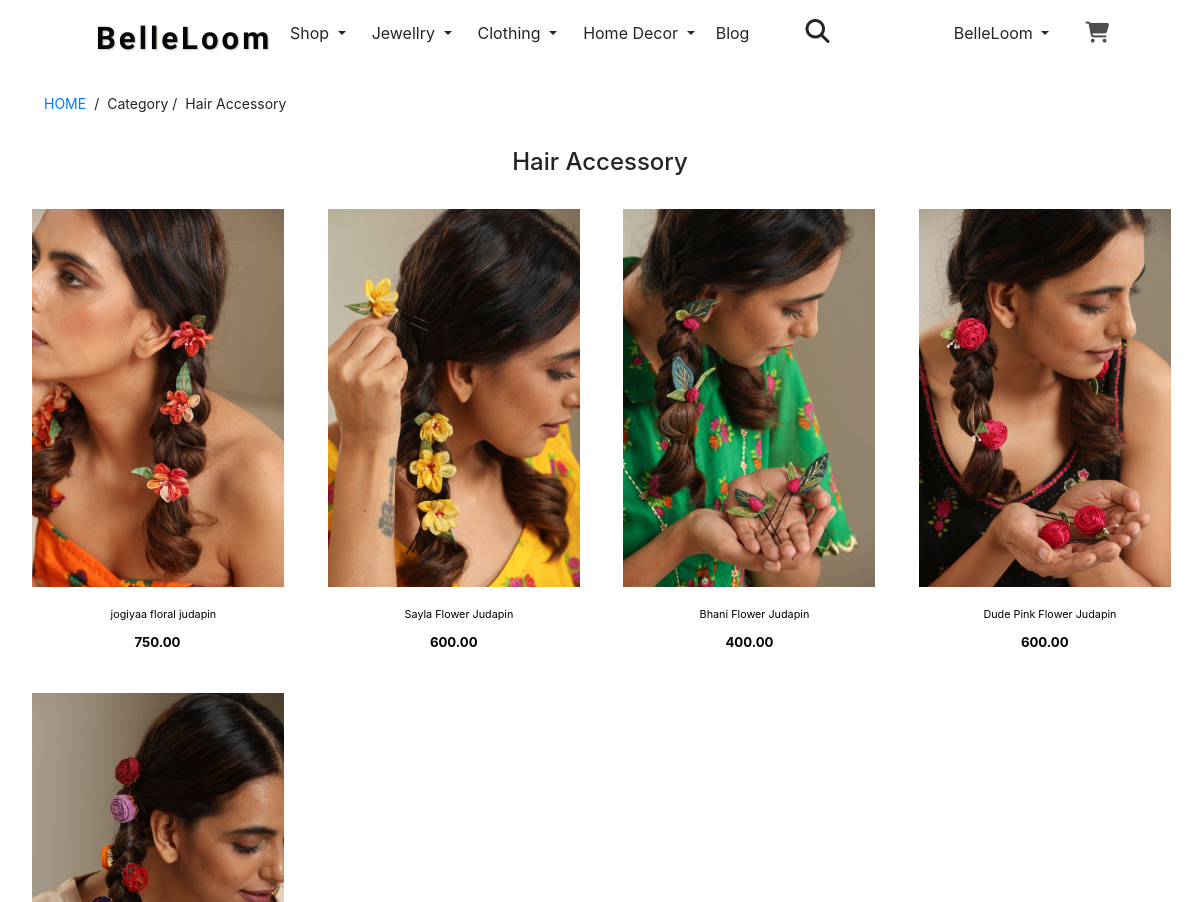
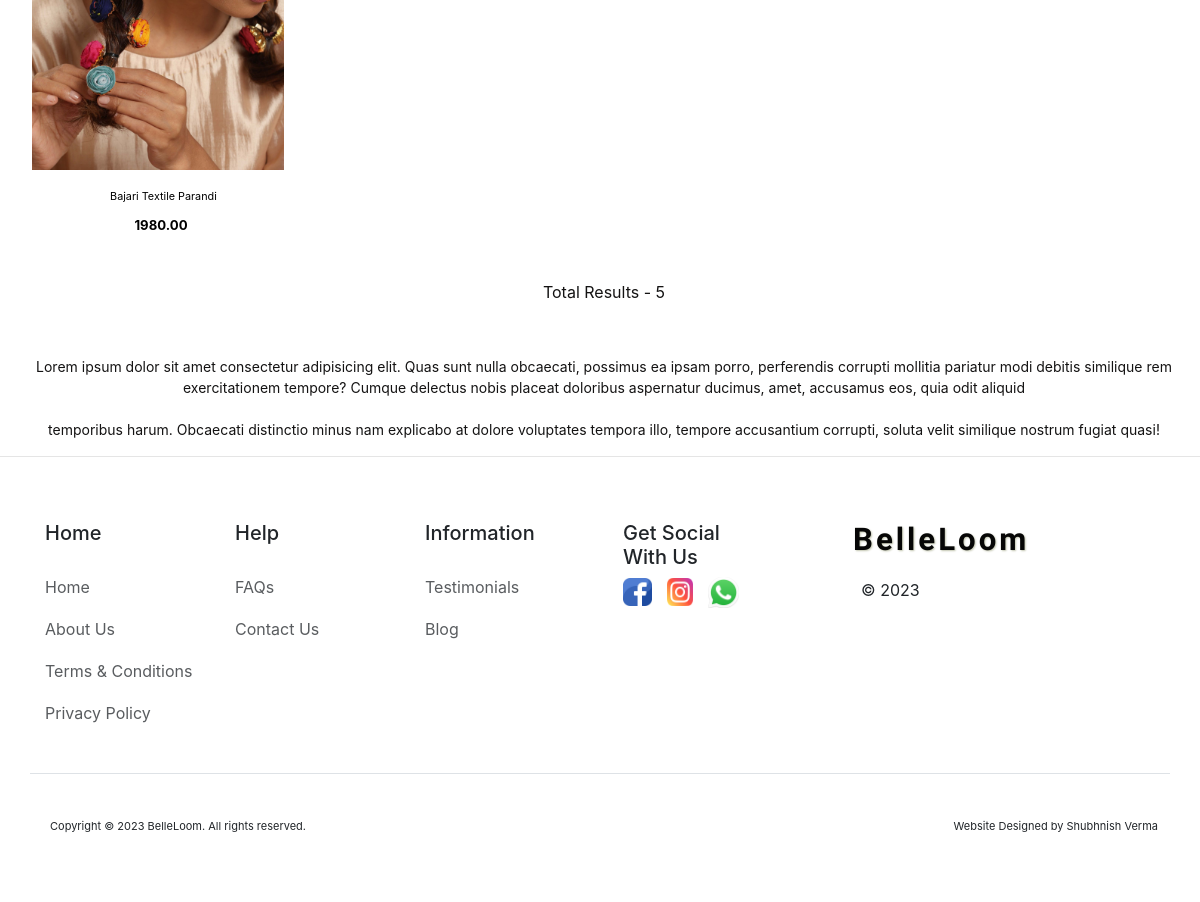
/category/Hair-Accessory (signed in), run on the app's committed database (2 pictures, top to bottom).
### store/models.py (models this page shows, shortened)
class Category(models.Model):
    slug = models.CharField(max_length=150, null=False, blank=False)
    Product_Name = models.CharField(max_length=150, null=False, blank=False)
    Image = models.ImageField(upload_to="store/images", null=True)
    Product_Desc = models.TextField(max_length=2000)
    status = models.BooleanField(default=False, help_text="0=default , 1=Hidden")
    trending = models.BooleanField(default=False, help_text="0=default , 1=Trending")
    meta_title = models.CharField(max_length=150)
    meta_keyword = models.CharField(max_length=150)
    meta_description = models.CharField(max_length=1000)
    created_at = models.DateTimeField(auto_now_add=True)

class Products(models.Model):
    category = models.ForeignKey(Category, on_delete=models.CASCADE)
    slug = models.CharField(max_length=150, null=False, blank=False)
    Product_Name = models.CharField(max_length=150, null=False, blank=False)
    Original_Price = models.DecimalField(max_digits=10, decimal_places=2)
    Selling_Price = models.DecimalField(max_digits=10, decimal_places=2)
    Product_Image_Main = models.ImageField(upload_to="store/images", null=False , default="")
    Product_Image2 = models.ImageField(upload_to="store/images", null=False , default="")
    Product_Image3 = models.ImageField(upload_to="store/images", null=False , default="")
    Product_Image4 = models.ImageField(upload_to="store/images", null=False , default="")
    Product_Quantity = models.PositiveIntegerField(default=0)
    size = models.CharField(max_length=20, default="")
    Product_Small_Desc = models.CharField(max_length=250)
    Product_Desc = models.TextField(max_length=2000)
    status = models.BooleanField(default=False, help_text="0=default , 1=Hidden")
    trending = models.BooleanField(default=False, help_text="0=default , 1=Trending")
    tag = models.CharField(max_length=150, null=True, blank=True)
    meta_title = models.CharField(max_length=150)
    meta_keyword = models.CharField(max_length=150)
    meta_description = models.CharField(max_length=1000)
    created_at = models.DateTimeField(auto_now_add=True)

### SVFashion/views.py (the view)
# urls.py: path('category/<str:slug>', views.categoryView, name="category" ),
def categoryView(request, slug):
    if(Category.objects.filter(slug=slug, status=0)):
        productsdata = Products.objects.filter(category__slug=slug)
        category_name = Category.objects.filter(slug=slug).first()
        data = {"productsdata": productsdata,
                "category_name" : category_name}
        return render(request, "CategoryPRODUCTS.html", data)
    else:
        messages.warning(request, "no such category found")
        return redirect("/")

### templates/CategoryPRODUCTS.html
{% extends "base.html" %}
{% block section %}
<head>
  <link rel="stylesheet" type="text/css" href="/static/css/CategoryPRODUCTS.css">
</head>
  <section>
    <div class="breadcrumb-category-product-mobile">
      <a href="{% url 'homepage' %}">HOME </a><p>/</p>
      <p>Category /</p>
      <p>{{ category_name.Product_Name }}</p>
    </div>
      <div>
        <h4 style="text-align: center;">{{ category_name.Product_Name }}</h4>
      </div>
    <div class="image-products-category row">
      {% if productsdata|length > 0 %}
      {% for item in productsdata %}
        <div class="col-lg-3 col-6 col-md-3 mb-3">
          <a href="{% url 'productview' item.category.slug item.slug %}" ><img src="/media/{{item.Product_Image_Main}}" class="d-block" alt="">
            <p>{{item.Product_Name}}</p><span>{{ item.Selling_Price }}</span>
          </a>
        </div>
        {% endfor %}
        {% else %}
        <h4 class="container text-center bg-body-secondary my-5 py-2">Products of this Category Coming Soon..</h4>
        {% endif %}
    </div>
    <div class="Result-Description">
      <p class="result">Total Results - {{ productsdata | length }}</p>
      <p>Lorem ipsum dolor sit amet consectetur adipisicing elit. Quas sunt nulla obcaecati, possimus ea ipsam porro,
        perferendis corrupti mollitia pariatur
        modi debitis similique rem exercitationem tempore? Cumque delectus nobis placeat doloribus aspernatur ducimus,
        amet, accusamus eos, quia odit aliquid
        <br><br>
        temporibus harum. Obcaecati distinctio minus nam explicabo at dolore voluptates tempora illo, tempore
        accusantium corrupti, soluta velit similique nostrum
        fugiat quasi!
      </p>
    </div>
  </section>
  {% endblock %}

### templates/header.html (shortened to what this page needs)
<!DOCTYPE html>
<html lang="en">
<head>
    <link href="https://cdn.jsdelivr.net/npm/bootstrap@5.3.2/dist/css/bootstrap.min.css" rel="stylesheet"
>
    <link rel="stylesheet" href="https://maxcdn.bootstrapcdn.com/bootstrap/4.5.2/css/bootstrap.min.css">
    <link rel="stylesheet" href="https://cdn.jsdelivr.net/npm/swiper@10/swiper-bundle.min.css" />
    <link rel="stylesheet" href="https://cdnjs.cloudflare.com/ajax/libs/font-awesome/6.4.2/css/all.min.css">
    <link rel="stylesheet" href="//cdn.jsdelivr.net/npm/alertifyjs@1.13.1/build/css/alertify.min.css" />
    <link rel="stylesheet" href="//cdn.jsdelivr.net/npm/alertifyjs@1.13.1/build/css/themes/default.min.css" />
    <link rel="stylesheet" type="text/css" href="/static/css/rastyle.css">
</head>
<body>
    <header>
        <div class="d-flex align-items-center justify-content-center py-0">
            <div class="col-md-2 mb-2 mb-md-0 me-md-1 me-4 me-sm-4">
                <a href="/" class="d-inline-flex link-body-emphasis text-decoration-none">
                    <h1 class="title-logo">BelleLoom</h1>
                </a>
            </div>
            <div class="dropdown">
                <h4 class="btn dropdown-toggle m-0" href="#" role="button" data-bs-toggle="dropdown"
                    aria-expanded="false">
                    Shop
                </h4>
            </div>
            <div class="dropdown">
                <h4 class="btn dropdown-toggle m-0" role="button" data-bs-toggle="dropdown" aria-expanded="false">
                    Jewellry
                </h4>
            </div>
            <div class="dropdown">
                <h4 class="btn dropdown-toggle m-0" role="button" data-bs-toggle="dropdown" aria-expanded="false">
                    Clothing
                </h4>
            </div>
            <div class="dropdown">
                <h4 class="btn dropdown-toggle m-0" role="button" data-bs-toggle="dropdown" aria-expanded="false">
                    Home Decor
                </h4>
            </div>
            <div>
                <a class="dropdown-item m-0 px-2" href="#">Blog</a>
            </div>
            <div class="dropdown-search mx-4">
                <i class="fa fa-search mx-4 fs-4" data-bs-toggle="dropdown"></i>
              </div>
            <div class="col-md-2 text-end">
                {% if request.user.is_authenticated %}
                <div class="dropdown">
                    <button class="btn dropdown-toggle" type="button" data-bs-toggle="dropdown" aria-expanded="false">
                        {{ request.user }}
                    </button>
                </div>
                {% else %}
                <a href=""><button type="button" class="btn me-1 log-button">Login</button></a>
                <a href=""><button type="button" class="btn signup-button">Sign-up</button></a>
                {% endif %}
            </div>
                <div class="cart-logo mb-2 d-flex">
                    <a href="{% url 'cartview' %}"><i class="fa-solid fa-cart-shopping"></i></a>
                </div>
        </div>
    </header>

### static/css/rastyle.css (style rules this page uses)
body { width: 100%; height: 100%; background-color: rgb(255, 255, 255); position: relative; }
header { position: sticky; top: 0; background-color: white; z-index: 999; padding-bottom: 8px; }
.title-logo { font-size: 2.6vw; font-weight: 600; font-family: 'Allura', cursive; color: rgb(6, 6, 6); text-shadow: 1px 1px 2px rgb(194, 197, 175); letter-spacing: 3px; }
.cart-logo a { padding-top: 0px; margin-right: 1.5vw; color: rgb(78, 77, 77); }
.cart-logo i { font-size: 21px; }
.dropdown-search { position: relative; }
.about-body-bg .left-about-menu div, p, a, ul { padding-left: 8px; padding-top: 10px; margin-top: 10px; }

### static/css/CategoryPRODUCTS.css (style rules this page uses)
section { width: 100%; height: 90%; }
.breadcrumb-category-product-mobile { font-size: 14px; display: flex; margin-top: 0; margin-left: 3vw; margin-bottom: 1.5vw; }
.image-products-category { width: 98.5%; display: flex; margin-left: 1vw; }
.image-products-category div { width: 100%; height:100%; padding-left: 1.2vw; }
.image-products-category a { text-decoration: none; color: black; text-align: center; line-height: 0.9; width: 50%; margin: 0; text-align: center; }
.image-products-category img { width: 21vw; height: 100%; margin-left: 0.5vw; }
.image-products-category a p { font-size: 0.9vw; font-weight: 400; margin-top: 0.8rem; margin-bottom: 0.6rem; text-align: center; }
.image-products-category a span { font-size: 1.1vw; font-weight: 700; margin-left: 5vw; padding: 0 4vw; }
.Result-Description { text-align: center; margin: 0vw 2vw; }
.Result-Description .result { text-align: center; margin-bottom: 3.5vw; margin-top: 1.5vw; font-size: 16px; }
.Result-Description p { font-size: 14px; color: rgb(20, 19, 19); }

### data on the page
Category: Product_Name "Hair Accessory"
Products: Product_Image_Main (picture), Product_Name "jogiyaa floral judapin", Selling_Price "750.00"
Products: Product_Image_Main (picture), Product_Name "Sayla Flower Judapin", Selling_Price "600.00"
Products: Product_Image_Main (picture), Product_Name "Bhani Flower Judapin", Selling_Price "400.00"
Products: Product_Image_Main (picture), Product_Name "Dude Pink Flower Judapin", Selling_Price "600.00"
Products: Product_Image_Main (picture), Product_Name "Bajari Textile Parandi", Selling_Price "1980.00"

### other printed values
{{ request.user }} "BelleLoom"
{{ productsdata | length }} "5"
